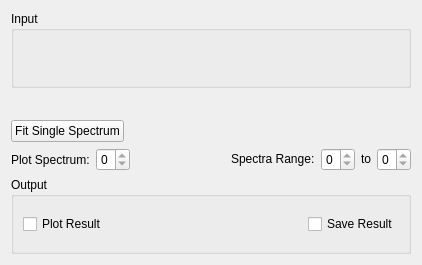
<?xml version="1.0" encoding="UTF-8"?>
<ui version="4.0">
 <class>MSDFit</class>
 <widget class="QWidget" name="MSDFit">
  <property name="geometry">
   <rect>
    <x>0</x>
    <y>0</y>
    <width>422</width>
    <height>265</height>
   </rect>
  </property>
  <property name="windowTitle">
   <string>Form</string>
  </property>
  <layout class="QVBoxLayout" name="verticalLayout_5">
   <item>
    <widget class="QGroupBox" name="gbInput">
     <property name="title">
      <string>Input</string>
     </property>
     <layout class="QHBoxLayout" name="horizontalLayout_18">
      <item>
       <widget class="MantidQt::MantidWidgets::DataSelector" name="dsSampleInput" native="true">
        <property name="sizePolicy">
         <sizepolicy hsizetype="Minimum" vsizetype="Fixed">
          <horstretch>0</horstretch>
          <verstretch>0</verstretch>
         </sizepolicy>
        </property>
        <property name="workspaceSuffixes" stdset="0">
         <stringlist>
          <string>_eq2</string>
         </stringlist>
        </property>
        <property name="fileBrowserSuffixes" stdset="0">
         <stringlist>
          <string>_eq2.nxs</string>
         </stringlist>
        </property>
        <property name="showLoad" stdset="0">
         <bool>false</bool>
        </property>
       </widget>
      </item>
     </layout>
    </widget>
   </item>
   <item>
    <layout class="QHBoxLayout" name="loMSDFit">
     <item>
      <layout class="QVBoxLayout" name="properties"/>
     </item>
     <item>
      <layout class="QVBoxLayout" name="loMSDPlot">
       <item>
        <widget class="MantidQt::MantidWidgets::PreviewPlot" name="ppPlot" native="true">
         <property name="showLegend" stdset="0">
          <bool>true</bool>
         </property>
         <property name="curveErrorBars" stdset="0">
          <stringlist>
           <string>Sample</string>
          </stringlist>
         </property>
         <property name="canvasColour" stdset="0">
          <color>
           <red>255</red>
           <green>255</green>
           <blue>255</blue>
          </color>
         </property>
        </widget>
       </item>
       <item>
        <layout class="QHBoxLayout" name="loPlotOptions">
         <item>
          <widget class="QPushButton" name="pbSingleFit">
           <property name="text">
            <string>Fit Single Spectrum</string>
           </property>
          </widget>
         </item>
         <item>
          <spacer name="horizontalSpacer_2">
           <property name="orientation">
            <enum>Qt::Horizontal</enum>
           </property>
           <property name="sizeHint" stdset="0">
            <size>
             <width>40</width>
             <height>20</height>
            </size>
           </property>
          </spacer>
         </item>
        </layout>
       </item>
       <item>
        <layout class="QHBoxLayout" name="loSpectraOptions">
         <item>
          <widget class="QLabel" name="lbPlotSpectrum">
           <property name="text">
            <string>Plot Spectrum:</string>
           </property>
          </widget>
         </item>
         <item>
          <widget class="QSpinBox" name="spPlotSpectrum">
           <property name="minimum">
            <number>0</number>
           </property>
           <property name="maximum">
            <number>0</number>
           </property>
          </widget>
         </item>
         <item>
          <spacer name="horizontalSpacer_3">
           <property name="orientation">
            <enum>Qt::Horizontal</enum>
           </property>
           <property name="sizeType">
            <enum>QSizePolicy::Expanding</enum>
           </property>
           <property name="sizeHint" stdset="0">
            <size>
             <width>40</width>
             <height>20</height>
            </size>
           </property>
          </spacer>
         </item>
         <item>
          <widget class="QLabel" name="lbSpectraRange">
           <property name="sizePolicy">
            <sizepolicy hsizetype="Preferred" vsizetype="Fixed">
             <horstretch>0</horstretch>
             <verstretch>0</verstretch>
            </sizepolicy>
           </property>
           <property name="text">
            <string>Spectra Range:</string>
           </property>
          </widget>
         </item>
         <item>
          <widget class="QSpinBox" name="spSpectraMin">
           <property name="minimum">
            <number>0</number>
           </property>
           <property name="maximum">
            <number>0</number>
           </property>
          </widget>
         </item>
         <item>
          <widget class="QLabel" name="lbSpectraTo">
           <property name="sizePolicy">
            <sizepolicy hsizetype="Preferred" vsizetype="Fixed">
             <horstretch>0</horstretch>
             <verstretch>0</verstretch>
            </sizepolicy>
           </property>
           <property name="text">
            <string>to</string>
           </property>
          </widget>
         </item>
         <item>
          <widget class="QSpinBox" name="spSpectraMax">
           <property name="minimum">
            <number>0</number>
           </property>
           <property name="maximum">
            <number>0</number>
           </property>
          </widget>
         </item>
        </layout>
       </item>
      </layout>
     </item>
    </layout>
   </item>
   <item>
    <widget class="QGroupBox" name="gbOutput">
     <property name="title">
      <string>Output</string>
     </property>
     <layout class="QHBoxLayout" name="horizontalLayout_8">
      <item>
       <widget class="QCheckBox" name="ckPlot">
        <property name="enabled">
         <bool>true</bool>
        </property>
        <property name="text">
         <string>Plot Result</string>
        </property>
        <property name="checked">
         <bool>false</bool>
        </property>
       </widget>
      </item>
      <item>
       <spacer name="horizontalSpacer_1">
        <property name="orientation">
         <enum>Qt::Horizontal</enum>
        </property>
        <property name="sizeHint" stdset="0">
         <size>
          <width>40</width>
          <height>20</height>
         </size>
        </property>
       </spacer>
      </item>
      <item>
       <widget class="QCheckBox" name="ckSave">
        <property name="text">
         <string>Save Result</string>
        </property>
       </widget>
      </item>
     </layout>
    </widget>
   </item>
  </layout>
 </widget>
 <customwidgets>
  <customwidget>
   <class>MantidQt::MantidWidgets::DataSelector</class>
   <extends>QWidget</extends>
   <header>MantidQtMantidWidgets/DataSelector.h</header>
  </customwidget>
  <customwidget>
   <class>MantidQt::MantidWidgets::PreviewPlot</class>
   <extends>QWidget</extends>
   <header>MantidQtMantidWidgets/PreviewPlot.h</header>
   <container>1</container>
  </customwidget>
 </customwidgets>
 <resources/>
 <connections/>
</ui>
